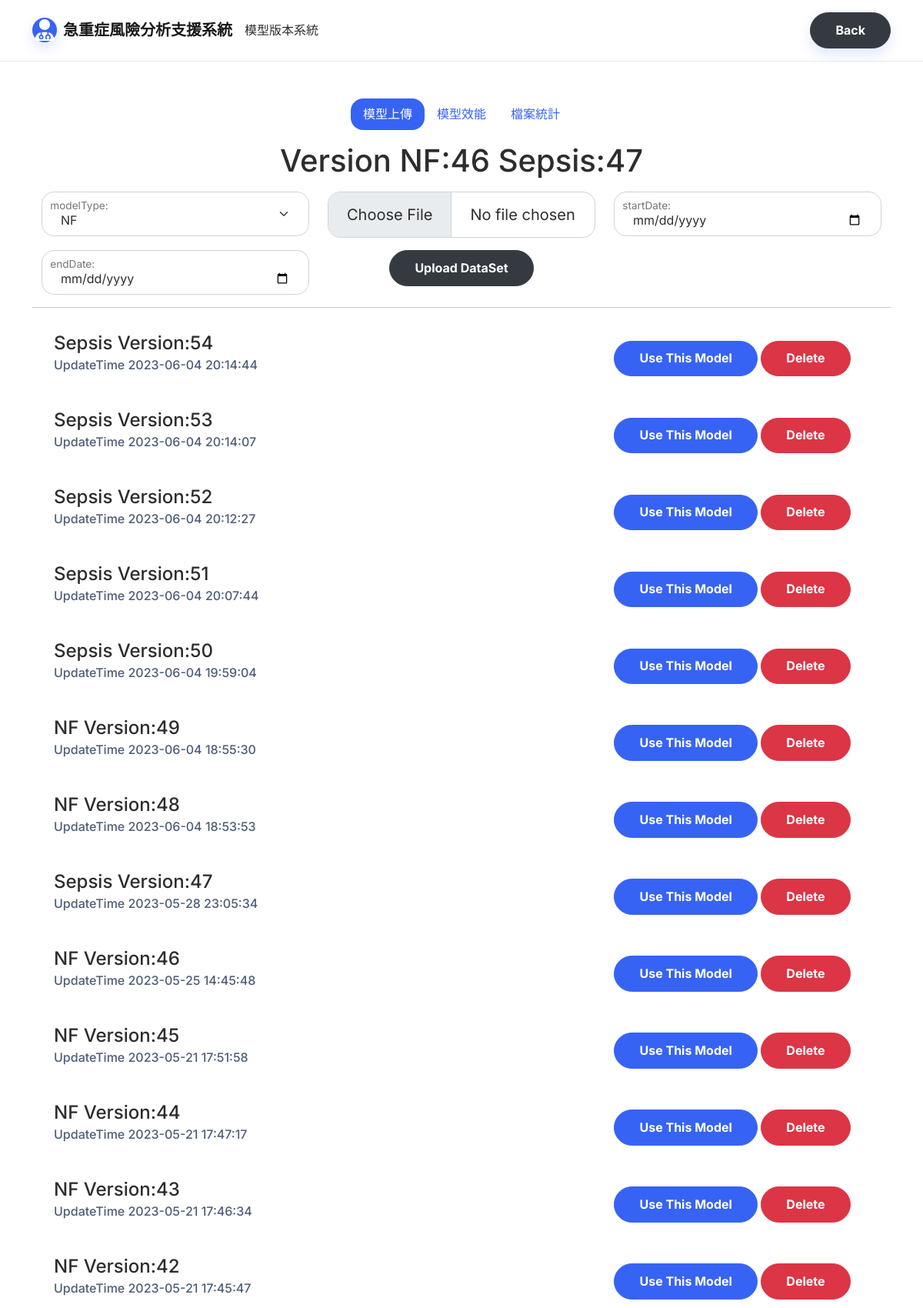
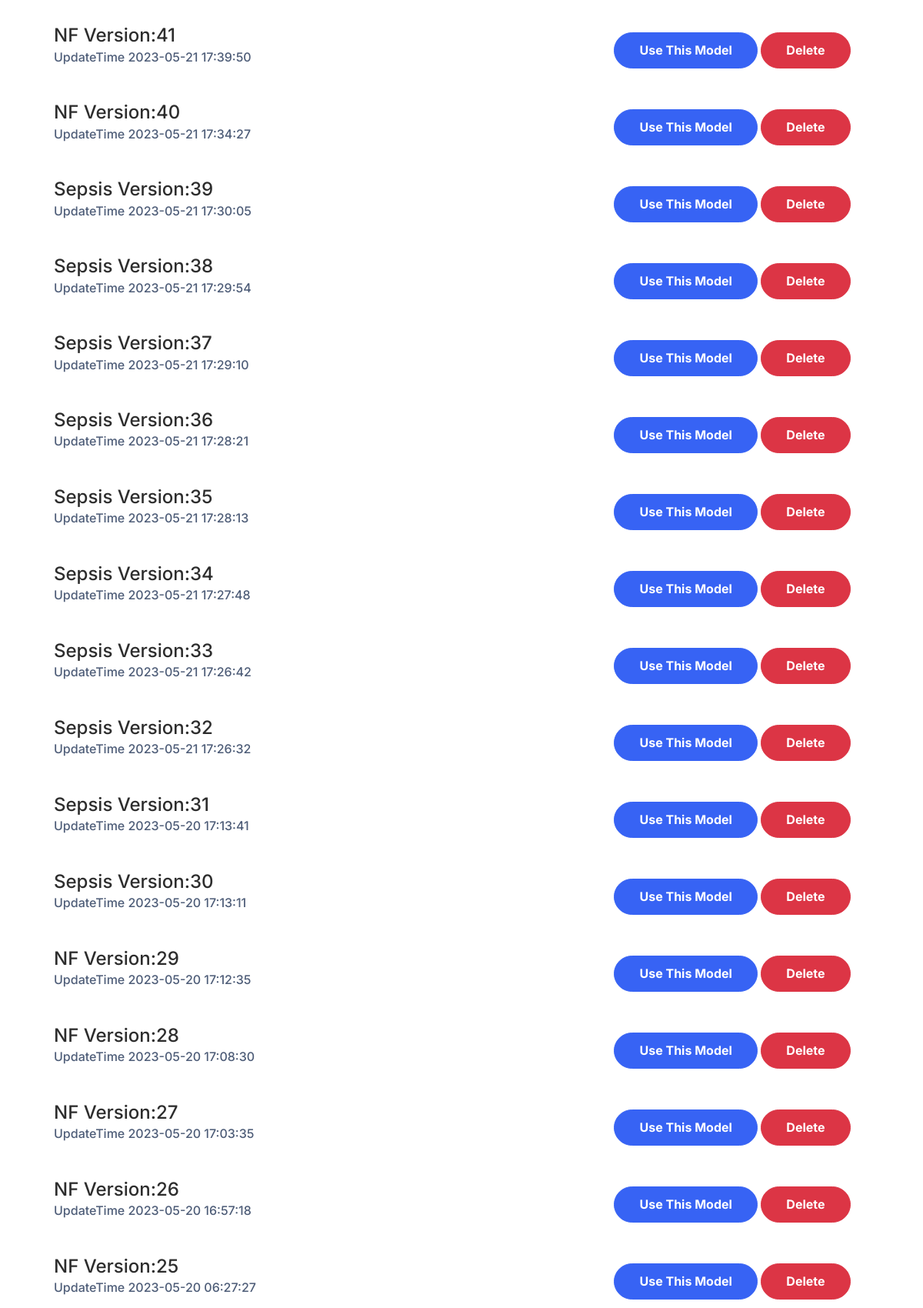
The page /model (upper part) on the database its author committed (2 pictures, top to bottom).
### tables this page shows
CREATE TABLE "nowUseModel" (
	"id"	INTEGER,
	"modelVersionNF"	INTEGER,
	"modelVersionSepsis"	INTEGER,
	"updateDate"	TEXT,
	PRIMARY KEY("id" AUTOINCREMENT)
);

CREATE TABLE "model" (
	"modelVersion"	INTEGER,
	"startDate"	TEXT,
	"endDate"	TEXT,
	"updateDate"	TEXT,
	"datasetName"	TEXT,
	"type"	TEXT NOT NULL DEFAULT 'NF',
	"fold"	INTEGER DEFAULT 1,
	"split"	INTEGER DEFAULT 90,
	PRIMARY KEY("modelVersion" AUTOINCREMENT)
);

### modelManage.py (the view)
@modelManger.route('/model',methods=['GET'])
def queryModel():
    startDate = request.args.get('startDate')
    endDate = request.args.get('endDate')
    modelVersion = request.args.get('modelVersion')
    modelType= request.args.get('type')
    queryString="select * from model M left join modelEfficacy ME on M.modelVersion=ME.modelVersion where 1=1 "
    if startDate:
        queryString+=" and startDate=\""+startDate+"\""
    if endDate:
        queryString+=" and endDate=\""+endDate+"\""
    if modelVersion:
        queryString+=" and M.modelVersion="+modelVersion
    if modelType:
        queryString+=" and type=\""+modelType+"\""
    queryString+=" order by M.modelVersion desc"
    print(queryString)
    data=getData(queryString).fetchall()
    json_list=[]
    for i in data:
        if(i[9]!=None):
            json_list.append(json.loads(i[9]))
        else:
            json_list.append(None)
    return render_template("model.html",models=data,nowUse=getNowUseModel(),modelEfficacy=json_list)

### modelManage.py (called while the page is built)
def getData(strSQL):
    conn = sqlite3.connect(dbfile)
    rows = conn.execute(strSQL)
    return rows

def getNowUseModel():
    conn= sqlite3.connect(dbfile)
    cursor = conn.cursor()
    cursor.execute("SELECT * FROM nowUseModel order by id desc limit 1")
    return cursor.fetchone()

### templates/model.html (shortened to what this page needs)
<!DOCTYPE html>
<html lang="en">
<head>
    <link rel="stylesheet" href="static/assets/bootstrap/css/bootstrap.min.css">
    <link rel="stylesheet" href="static/CSS/load-others.css">
</head>
<body>
    <nav class="navbar navbar-light navbar-expand-md sticky-top navbar-shrink py-3" id="mainNav">
        <div class="container"><a class="navbar-brand d-flex align-items-center" href="/"><span
                    class="bs-icon-sm bs-icon-circle bs-icon-primary shadow d-flex justify-content-center align-items-center me-2 bs-icon"></span><span>急重症風險分析支援系統</span></a>
            模型版本系統
            <div class="collapse navbar-collapse" id="navcol-1">
                <ul class="navbar-nav mx-auto"></ul><a class="btn btn-dark text-start shadow" role="button"
                    href="/patientlist">Back</a>
            </div>
        </div>
    </nav>
    <section class="text-center py-5">
        <div class="container ">
            <div class="row " style="margin: auto;">
                <div class="col mb-3">
                    <ul class="nav nav-pills d-flex justify-content-center">
                        <li class="nav-item">
                            <button class="nav-link active" id="page3-click">模型上傳</button>
                        </li>
                        <li class="nav-item">
                            <button class="nav-link " id="page1-click" aria-current="page">模型效能</button>
                        </li>
                        <li class="nav-item">
                            <button class="nav-link" id="page2-click">檔案統計</button>
                        </li>
                    </ul>
                </div>
                <h1 class="mb-3">Version NF:{{nowUse[1]}} Sepsis:{{nowUse[2]}}</h1>
                <form action="/model" method="POST" enctype="multipart/form-data">
                    <div class="row">
                        <div class="form-floating col-md-4 mb-3">
                            <select class="form-select" name="type" id="type">
                                <option value="NF" selected="">NF</option>
                            </select>
                            <label class="form-label" for="type">
                            </label>
                        </div>
                        <div class=" col-md-4 mb-3">
                            <input id='file' class='form-control form-control-lg' type="file" name="file">
                        </div>
                        <div class="form-floating col-md-4 mb-3">
                            <input id="startDate" class="form-control" type="date" name="startDate">
                            <label class="form-label" for="startDate ">
                            </label>
                        </div>
                        <div class="form-floating col-md-4 mb-3">
                            <input id="endDate" class="form-control" type="date" name="endDate">
                            <label class="form-label" for="endDate">endDate:</label>
                        </div>
                        <div class="col-md-4 mb-3">
                            <button class="btn btn-dark btn-md" type="submit" id="submit">Upload DataSet</button>
                        </div>
                    </div>
                </form>
                <hr>
                {% for model in models %}
                <div class=" row text-start justify-content-center  align-items-center  ">
                    <div class="col-8 col-md-8 col-lg-8 text-start">
                        <div class="card">
                            <div class="card-body ">
                                <h4 class="card-title ">{{model[5]}} Version:{{model[0]}} </h4>
                                <h6 class="text-muted card-subtitle mb-2">UpdateTime {{model[3]}}</h6>
                            </div>
                        </div>
                    </div>
                    <div class="col-sm-4 text-center page3">
                        <button class="btn btn-primary selectModel {{model[5]}}" id='{{model[0]}}' type="button">Use
                            This Model</button>
                        <button class="btn btn-danger deleteModel {{model[5]}}" id="{{model[0]}}"
                            type="button">Delete</button>
                    </div>
                </div>
                {% endfor %}
            </div>
        </div>
    </section>
</body>
</html>

### rows shown on the page
nowUseModel: modelVersionNF "46", modelVersionSepsis "47"
model: type "Sepsis", modelVersion "54", updateDate "2023-06-04 20:14:44"
model: type "Sepsis", modelVersion "53", updateDate "2023-06-04 20:14:07"
model: type "Sepsis", modelVersion "52", updateDate "2023-06-04 20:12:27"
model: type "Sepsis", modelVersion "51", updateDate "2023-06-04 20:07:44"
model: type "Sepsis", modelVersion "50", updateDate "2023-06-04 19:59:04"
model: type "NF", modelVersion "49", updateDate "2023-06-04 18:55:30"
model: type "NF", modelVersion "48", updateDate "2023-06-04 18:53:53"
model: type "Sepsis", modelVersion "47", updateDate "2023-05-28 23:05:34"
model: type "NF", modelVersion "46", updateDate "2023-05-25 14:45:48"
model: type "NF", modelVersion "45", updateDate "2023-05-21 17:51:58"
model: type "NF", modelVersion "44", updateDate "2023-05-21 17:47:17"
model: type "NF", modelVersion "43", updateDate "2023-05-21 17:46:34"
model: type "NF", modelVersion "42", updateDate "2023-05-21 17:45:47"
model: type "NF", modelVersion "41", updateDate "2023-05-21 17:39:50"
model: type "NF", modelVersion "40", updateDate "2023-05-21 17:34:27"
model: type "Sepsis", modelVersion "39", updateDate "2023-05-21 17:30:05"
model: type "Sepsis", modelVersion "38", updateDate "2023-05-21 17:29:54"
model: type "Sepsis", modelVersion "37", updateDate "2023-05-21 17:29:10"
model: type "Sepsis", modelVersion "36", updateDate "2023-05-21 17:28:21"
model: type "Sepsis", modelVersion "35", updateDate "2023-05-21 17:28:13"
model: type "Sepsis", modelVersion "34", updateDate "2023-05-21 17:27:48"
model: type "Sepsis", modelVersion "33", updateDate "2023-05-21 17:26:42"
model: type "Sepsis", modelVersion "32", updateDate "2023-05-21 17:26:32"
model: type "Sepsis", modelVersion "31", updateDate "2023-05-20 17:13:41"
model: type "Sepsis", modelVersion "30", updateDate "2023-05-20 17:13:11"
model: type "NF", modelVersion "29", updateDate "2023-05-20 17:12:35"
model: type "NF", modelVersion "28", updateDate "2023-05-20 17:08:30"
